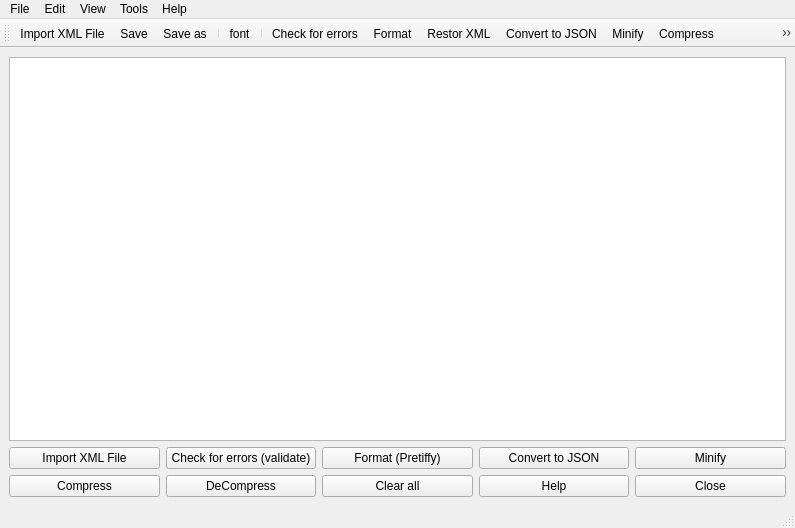
<?xml version="1.0" encoding="UTF-8"?>
<ui version="4.0">
 <class>MainWindow</class>
 <widget class="QMainWindow" name="MainWindow">
  <property name="geometry">
   <rect>
    <x>0</x>
    <y>0</y>
    <width>795</width>
    <height>528</height>
   </rect>
  </property>
  <property name="cursor">
   <cursorShape>ArrowCursor</cursorShape>
  </property>
  <property name="windowTitle">
   <string>MainWindow</string>
  </property>
  <widget class="QWidget" name="centralwidget">
   <layout class="QGridLayout" name="gridLayout">
    <item row="2" column="0">
     <layout class="QVBoxLayout" name="verticalLayout">
      <item>
       <layout class="QHBoxLayout" name="horizontalLayout_2">
        <item>
         <widget class="QPushButton" name="pushButton_8">
          <property name="text">
           <string>Import XML File</string>
          </property>
         </widget>
        </item>
        <item>
         <widget class="QPushButton" name="checkForErrors">
          <property name="text">
           <string>Check for errors (validate)</string>
          </property>
         </widget>
        </item>
        <item>
         <widget class="QPushButton" name="button_format">
          <property name="text">
           <string>Format (Pretiffy)</string>
          </property>
         </widget>
        </item>
        <item>
         <widget class="QPushButton" name="button_convertToJSON">
          <property name="text">
           <string>Convert to JSON</string>
          </property>
         </widget>
        </item>
        <item>
         <widget class="QPushButton" name="pushButton">
          <property name="text">
           <string>Minify</string>
          </property>
         </widget>
        </item>
       </layout>
      </item>
      <item>
       <layout class="QHBoxLayout" name="horizontalLayout">
        <item>
         <widget class="QPushButton" name="button_Compress">
          <property name="text">
           <string>Compress</string>
          </property>
         </widget>
        </item>
        <item>
         <widget class="QPushButton" name="pushButton_3">
          <property name="text">
           <string>DeCompress</string>
          </property>
         </widget>
        </item>
        <item>
         <widget class="QPushButton" name="button_clearAll">
          <property name="cursor">
           <cursorShape>ArrowCursor</cursorShape>
          </property>
          <property name="text">
           <string>Clear all</string>
          </property>
         </widget>
        </item>
        <item>
         <widget class="QPushButton" name="button_help">
          <property name="text">
           <string>Help</string>
          </property>
         </widget>
        </item>
        <item>
         <widget class="QPushButton" name="button_Close">
          <property name="cursor">
           <cursorShape>ArrowCursor</cursorShape>
          </property>
          <property name="text">
           <string>Close</string>
          </property>
         </widget>
        </item>
       </layout>
      </item>
     </layout>
    </item>
    <item row="0" column="0">
     <widget class="QPlainTextEdit" name="plainTextEdit">
      <property name="lineWrapMode">
       <enum>QPlainTextEdit::NoWrap</enum>
      </property>
     </widget>
    </item>
   </layout>
  </widget>
  <widget class="QMenuBar" name="menubar">
   <property name="geometry">
    <rect>
     <x>0</x>
     <y>0</y>
     <width>795</width>
     <height>21</height>
    </rect>
   </property>
   <widget class="QMenu" name="menuFile">
    <property name="title">
     <string>File</string>
    </property>
    <addaction name="actionImport_XML_File"/>
    <addaction name="actionSave"/>
    <addaction name="actionSave_as"/>
    <addaction name="separator"/>
    <addaction name="actionClose"/>
    <addaction name="separator"/>
   </widget>
   <widget class="QMenu" name="menuView">
    <property name="title">
     <string>View</string>
    </property>
    <addaction name="actionmaximize"/>
    <addaction name="actionminimize"/>
    <addaction name="actionNormal_size"/>
    <addaction name="separator"/>
    <addaction name="actionMode_switch"/>
    <addaction name="separator"/>
    <addaction name="actionZoom_in"/>
    <addaction name="actionZoom_out"/>
    <addaction name="actionZoom_to_default"/>
   </widget>
   <widget class="QMenu" name="menuTools">
    <property name="title">
     <string>Tools</string>
    </property>
    <addaction name="actionCheck_for_errors"/>
    <addaction name="actionFormat"/>
    <addaction name="actionMinify"/>
    <addaction name="actionCompress"/>
    <addaction name="actionDeCompress"/>
    <addaction name="actionRestor_XML"/>
    <addaction name="actionConvert_to_JSON"/>
    <addaction name="actionClear_all"/>
   </widget>
   <widget class="QMenu" name="menuHelp">
    <property name="title">
     <string>Help</string>
    </property>
    <addaction name="actionHelp"/>
    <addaction name="actionAbout_us"/>
   </widget>
   <widget class="QMenu" name="menuedit">
    <property name="title">
     <string>Edit</string>
    </property>
    <addaction name="actionCut"/>
    <addaction name="actionCop"/>
    <addaction name="actionPaste"/>
    <addaction name="separator"/>
    <addaction name="actionUndo"/>
    <addaction name="actionRedo"/>
    <addaction name="separator"/>
    <addaction name="actionfont"/>
   </widget>
   <addaction name="menuFile"/>
   <addaction name="menuedit"/>
   <addaction name="menuView"/>
   <addaction name="menuTools"/>
   <addaction name="menuHelp"/>
  </widget>
  <widget class="QStatusBar" name="statusbar"/>
  <widget class="QToolBar" name="toolBar">
   <property name="windowTitle">
    <string>toolBar</string>
   </property>
   <attribute name="toolBarArea">
    <enum>TopToolBarArea</enum>
   </attribute>
   <attribute name="toolBarBreak">
    <bool>false</bool>
   </attribute>
   <addaction name="actionImport_XML_File"/>
   <addaction name="actionSave"/>
   <addaction name="actionSave_as"/>
   <addaction name="separator"/>
   <addaction name="actionfont"/>
   <addaction name="separator"/>
   <addaction name="actionCheck_for_errors"/>
   <addaction name="actionFormat"/>
   <addaction name="actionRestor_XML"/>
   <addaction name="actionConvert_to_JSON"/>
   <addaction name="actionMinify"/>
   <addaction name="actionCompress"/>
   <addaction name="actionDeCompress"/>
   <addaction name="actionClear_all"/>
   <addaction name="actionMode_switch"/>
   <addaction name="separator"/>
   <addaction name="actionZoom_in"/>
   <addaction name="actionZoom_out"/>
   <addaction name="actionZoom_to_default"/>
   <addaction name="separator"/>
   <addaction name="actionHelp"/>
   <addaction name="actionAbout_us"/>
   <addaction name="separator"/>
   <addaction name="actionClose"/>
  </widget>
  <action name="actionImport_XML_File">
   <property name="icon">
    <iconset resource="myResources.qrc">
     <normaloff>:/resources_images/img/import.png</normaloff>:/resources_images/img/import.png</iconset>
   </property>
   <property name="text">
    <string>Import XML File</string>
   </property>
   <property name="shortcut">
    <string>Ctrl+O</string>
   </property>
  </action>
  <action name="actionFormat">
   <property name="icon">
    <iconset resource="myResources.qrc">
     <normaloff>:/resources_images/img/prettify.jpg</normaloff>:/resources_images/img/prettify.jpg</iconset>
   </property>
   <property name="text">
    <string>Format</string>
   </property>
  </action>
  <action name="actionCompress">
   <property name="icon">
    <iconset resource="myResources.qrc">
     <normaloff>:/resources_images/img/compress.png</normaloff>:/resources_images/img/compress.png</iconset>
   </property>
   <property name="text">
    <string>Compress</string>
   </property>
  </action>
  <action name="actionConvert_to_JSON">
   <property name="icon">
    <iconset resource="myResources.qrc">
     <normaloff>:/resources_images/img/json2.png</normaloff>:/resources_images/img/json2.png</iconset>
   </property>
   <property name="text">
    <string>Convert to JSON</string>
   </property>
  </action>
  <action name="actionClose">
   <property name="icon">
    <iconset resource="myResources.qrc">
     <normaloff>:/resources_images/img/close.png</normaloff>:/resources_images/img/close.png</iconset>
   </property>
   <property name="text">
    <string>Close</string>
   </property>
  </action>
  <action name="actionHelp">
   <property name="icon">
    <iconset resource="myResources.qrc">
     <normaloff>:/resources_images/img/help.png</normaloff>:/resources_images/img/help.png</iconset>
   </property>
   <property name="text">
    <string>Help</string>
   </property>
   <property name="shortcut">
    <string>F1</string>
   </property>
  </action>
  <action name="actionAbout_us">
   <property name="icon">
    <iconset resource="myResources.qrc">
     <normaloff>:/resources_images/img/about us.png</normaloff>:/resources_images/img/about us.png</iconset>
   </property>
   <property name="text">
    <string>About us</string>
   </property>
  </action>
  <action name="actionSave_as">
   <property name="icon">
    <iconset resource="myResources.qrc">
     <normaloff>:/resources_images/img/Custom-Icon-Design-Pretty-Office-7-Save-as.ico</normaloff>:/resources_images/img/Custom-Icon-Design-Pretty-Office-7-Save-as.ico</iconset>
   </property>
   <property name="text">
    <string>Save as</string>
   </property>
  </action>
  <action name="actionSave">
   <property name="icon">
    <iconset resource="myResources.qrc">
     <normaloff>:/resources_images/img/Paomedia-Small-N-Flat-Floppy.ico</normaloff>:/resources_images/img/Paomedia-Small-N-Flat-Floppy.ico</iconset>
   </property>
   <property name="text">
    <string>Save</string>
   </property>
   <property name="shortcut">
    <string>Ctrl+S</string>
   </property>
  </action>
  <action name="actionClear_all">
   <property name="icon">
    <iconset resource="myResources.qrc">
     <normaloff>:/resources_images/img/clear all.png</normaloff>:/resources_images/img/clear all.png</iconset>
   </property>
   <property name="text">
    <string>Clear all</string>
   </property>
   <property name="shortcut">
    <string>Ctrl+W</string>
   </property>
  </action>
  <action name="actionmaximize">
   <property name="icon">
    <iconset resource="myResources.qrc">
     <normaloff>:/resources_images/img/maximize.png</normaloff>:/resources_images/img/maximize.png</iconset>
   </property>
   <property name="text">
    <string>Maximize</string>
   </property>
  </action>
  <action name="actionminimize">
   <property name="icon">
    <iconset resource="myResources.qrc">
     <normaloff>:/resources_images/img/Minimize.png</normaloff>:/resources_images/img/Minimize.png</iconset>
   </property>
   <property name="text">
    <string>Minimize</string>
   </property>
  </action>
  <action name="actionNormal_size">
   <property name="icon">
    <iconset resource="myResources.qrc">
     <normaloff>:/resources_images/img/normal size.jpg</normaloff>:/resources_images/img/normal size.jpg</iconset>
   </property>
   <property name="text">
    <string>Normal size</string>
   </property>
  </action>
  <action name="actionCheck_for_errors">
   <property name="icon">
    <iconset resource="myResources.qrc">
     <normaloff>:/resources_images/img/design-tools-icon-error-icon-search-icon.jpg</normaloff>:/resources_images/img/design-tools-icon-error-icon-search-icon.jpg</iconset>
   </property>
   <property name="text">
    <string>Check for errors</string>
   </property>
  </action>
  <action name="actionfont">
   <property name="icon">
    <iconset resource="myResources.qrc">
     <normaloff>:/resources_images/img/font.png</normaloff>:/resources_images/img/font.png</iconset>
   </property>
   <property name="text">
    <string>font</string>
   </property>
  </action>
  <action name="actionMode_switch">
   <property name="icon">
    <iconset resource="myResources.qrc">
     <normaloff>:/resources_images/img/75-759829_png-file-svg-night-mode-icon-download-transparent.png</normaloff>:/resources_images/img/75-759829_png-file-svg-night-mode-icon-download-transparent.png</iconset>
   </property>
   <property name="text">
    <string>Mode switch</string>
   </property>
   <property name="shortcut">
    <string>Alt+M</string>
   </property>
  </action>
  <action name="actionUndo">
   <property name="icon">
    <iconset resource="myResources.qrc">
     <normaloff>:/resources_images/img/undo_last.png</normaloff>:/resources_images/img/undo_last.png</iconset>
   </property>
   <property name="text">
    <string>Undo</string>
   </property>
   <property name="shortcut">
    <string>Ctrl+Z</string>
   </property>
  </action>
  <action name="actionRedo">
   <property name="icon">
    <iconset resource="myResources.qrc">
     <normaloff>:/resources_images/img/redo_lasst.png</normaloff>:/resources_images/img/redo_lasst.png</iconset>
   </property>
   <property name="text">
    <string>Redo</string>
   </property>
   <property name="shortcut">
    <string>Ctrl+Y</string>
   </property>
  </action>
  <action name="actionZoom_in">
   <property name="icon">
    <iconset resource="myResources.qrc">
     <normaloff>:/resources_images/img/zoom in.png</normaloff>:/resources_images/img/zoom in.png</iconset>
   </property>
   <property name="text">
    <string>Zoom in</string>
   </property>
   <property name="shortcut">
    <string>Ctrl+=</string>
   </property>
  </action>
  <action name="actionZoom_out">
   <property name="icon">
    <iconset resource="myResources.qrc">
     <normaloff>:/resources_images/img/zoom out.png</normaloff>:/resources_images/img/zoom out.png</iconset>
   </property>
   <property name="text">
    <string>Zoom out</string>
   </property>
   <property name="shortcut">
    <string>Ctrl+-</string>
   </property>
  </action>
  <action name="actionZoom_to_default">
   <property name="icon">
    <iconset resource="myResources.qrc">
     <normaloff>:/resources_images/img/zoom to default.png</normaloff>:/resources_images/img/zoom to default.png</iconset>
   </property>
   <property name="text">
    <string>Zoom to default</string>
   </property>
  </action>
  <action name="actionCut">
   <property name="icon">
    <iconset resource="myResources.qrc">
     <normaloff>:/resources_images/img/cut.jfif</normaloff>:/resources_images/img/cut.jfif</iconset>
   </property>
   <property name="text">
    <string>Cut</string>
   </property>
  </action>
  <action name="actionCop">
   <property name="icon">
    <iconset resource="myResources.qrc">
     <normaloff>:/resources_images/img/copy.png</normaloff>:/resources_images/img/copy.png</iconset>
   </property>
   <property name="text">
    <string>Copy</string>
   </property>
  </action>
  <action name="actionPaste">
   <property name="icon">
    <iconset resource="myResources.qrc">
     <normaloff>:/resources_images/img/paste.jfif</normaloff>:/resources_images/img/paste.jfif</iconset>
   </property>
   <property name="text">
    <string>Paste</string>
   </property>
  </action>
  <action name="actionMinify">
   <property name="icon">
    <iconset resource="myResources.qrc">
     <normaloff>:/resources_images/img/minify.png</normaloff>:/resources_images/img/minify.png</iconset>
   </property>
   <property name="text">
    <string>Minify</string>
   </property>
  </action>
  <action name="actionDeCompress">
   <property name="icon">
    <iconset resource="myResources.qrc">
     <normaloff>:/resources_images/img/DeComp.png</normaloff>:/resources_images/img/DeComp.png</iconset>
   </property>
   <property name="text">
    <string>DeCompress</string>
   </property>
  </action>
  <action name="actionRestor_XML">
   <property name="icon">
    <iconset resource="myResources.qrc">
     <normaloff>:/resources_images/img/xml restore.png</normaloff>:/resources_images/img/xml restore.png</iconset>
   </property>
   <property name="text">
    <string>Restor XML</string>
   </property>
  </action>
 </widget>
 <resources>
  <include location="myResources.qrc"/>
 </resources>
 <connections/>
</ui>
